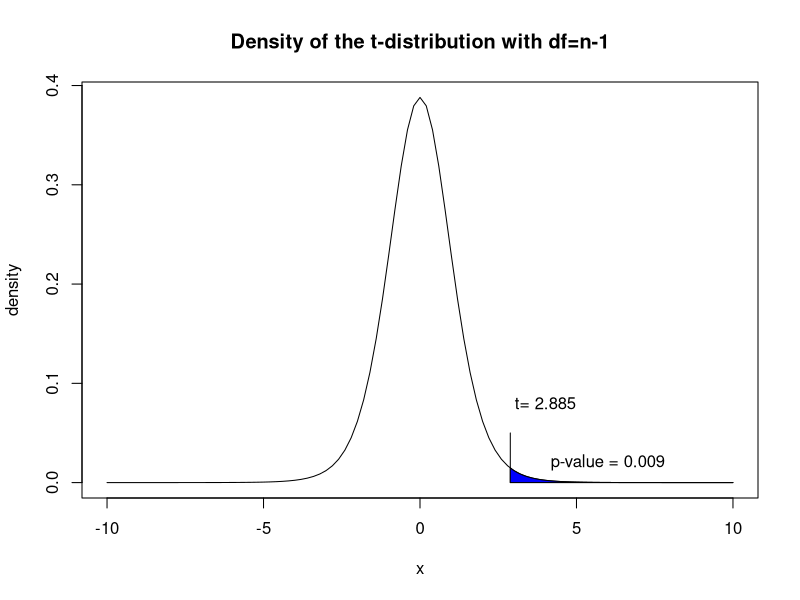

Reproduce this figure in R.
## ---- chunk 1
data1 <- subset(PlantGrowth, group=="ctrl", select=weight, drop=TRUE)
data1
n <- length(data1)
teststatistic <- (mean(data1)-4.5)/(sd(data1)/sqrt(n))
teststatistic
#null hypothesis
x <-seq(-10,10, by=0.001)
curve(dt(x, df=n-1),from=-10, to=10, main="Density of the t-distribution with df=n-1", ylab="density")
#input teststatistic
lines(x=c(teststatistic, teststatistic), y=c(0,0.05))
text(x=4, y=0.08, "t= 2.885")
x.x <- seq(teststatistic, 10, by=0.001)
y.x <- dt(x.x, df=n-1)
polygon(x = c(teststatistic, x.x, 10, teststatistic), y=c(0, y.x, 0, 0), col="blue")
1-pt(q=teststatistic, df=n-1)
text(x=6, y=0.02, "p-value = 0.009")
## ---- chunk 2
t.test(data1, alternative="greater", mu=4.5)
